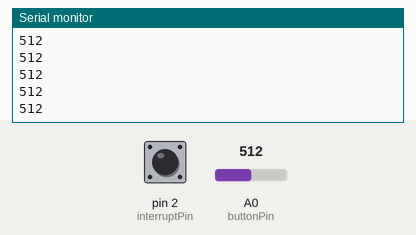
Bench run of a sketch on a simulated Arduino Uno, built with avr-gcc and run on an emulated ATmega328P. Shown: the last lines printed to the serial monitor. The inputs (shaded band) are chosen by the test bench; at power-on: pin 2 (interruptPin) LOW, A0 (buttonPin) = 512.

Above: at 1.2 s.
1.3 s: pin 2 (interruptPin) pulled HIGH for 0.15 s
3.0 s: A0 (buttonPin) set to 716
At 4.1 s:
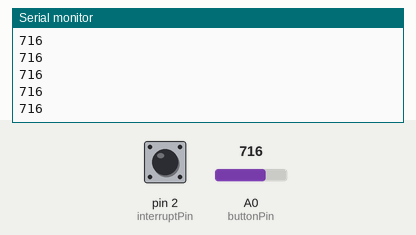
4.5 s: pin 2 (interruptPin) pulled HIGH for 1 s
7.0 s: A0 (buttonPin) set to 900
At 7.9 s:
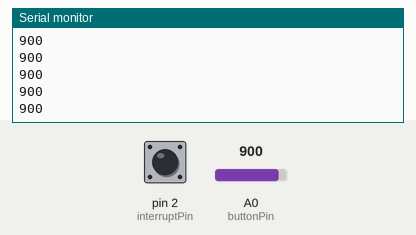
Timing chart, 0 to 9.5 s (numbered marks = the images above; inputs shaded):
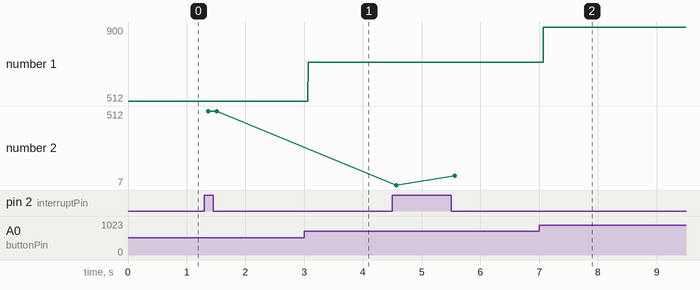

Measured:
- after the input at 3.0 s, the serial monitor: prints a new line after 0.07 s (image 1)
- after the input at 7.0 s, the serial monitor: prints a new line after 0.07 s (image 2)
- plotted number 1: 512 → 716 after the input at 3.0 s, 716 → 900 after the input at 7.0 s
- plotted number 2: 512 → 71 after the input at 4.5 s

The sketch:

sketch_may11a.ino
```cpp
#include "pitches.h"

//Melodies
 //Happy Birthday Melody
int happyBirthday[] = {
NOTE_D5, NOTE_D5, NOTE_E5, NOTE_D5, NOTE_G5, NOTE_FS5, NOTE_D5, NOTE_D5, NOTE_E5, NOTE_D5, NOTE_A5, NOTE_G5, NOTE_D5, NOTE_D5, NOTE_D6, NOTE_B5, NOTE_G5, NOTE_FS5, NOTE_E5, NOTE_C6, NOTE_C6, NOTE_B5, NOTE_G5, NOTE_A5, NOTE_G5};
int happyBirthdayNoteDurations[] = {
8, 8, 4, 4, 4, 2, 8, 8, 4, 4, 4, 2, 8, 8, 4, 4, 4, 4, 4, 8, 8, 4, 4, 4, 2,
};

int happyBirthdayModified[] = {
NOTE_D5, NOTE_D5, NOTE_E5, NOTE_D5, NOTE_E5, NOTE_FS5, NOTE_D5, NOTE_D5, NOTE_E5, NOTE_D5, NOTE_B5, NOTE_G5, NOTE_D5, NOTE_D5, NOTE_D6, NOTE_B5, NOTE_C5, NOTE_FS5, NOTE_E5, NOTE_C6, NOTE_C6, NOTE_B5, NOTE_G5, NOTE_G5, NOTE_G5};
int happyBirthdayModifiedNoteDurations[] = {
8, 8, 4, 4, 4, 2, 8, 8, 4, 4, 4, 2, 8, 8, 4, 4, 4, 4, 4, 8, 8, 4, 4, 4, 2,
};

 //Super Mario Bross Melody
int superMarioBross[] = {
  NOTE_E7, NOTE_E7, 0, NOTE_E7,
  0, NOTE_C7, NOTE_E7, 0,
  NOTE_G7, 0, 0,  0,
  NOTE_G6, 0, 0, 0,

  NOTE_C7, 0, 0, NOTE_G6,
  0, 0, NOTE_E6, 0,
  0, NOTE_A6, 0, NOTE_B6,
  0, NOTE_AS6, NOTE_A6, 0,

  NOTE_G6, NOTE_E7, NOTE_G7,
  NOTE_A7, 0, NOTE_F7, NOTE_G7,
  0, NOTE_E7, 0, NOTE_C7,
  NOTE_D7, NOTE_B6, 0, 0,

  NOTE_C7, 0, 0, NOTE_G6,
  0, 0, NOTE_E6, 0,
  0, NOTE_A6, 0, NOTE_B6,
  0, NOTE_AS6, NOTE_A6, 0,

  NOTE_G6, NOTE_E7, NOTE_G7,
  NOTE_A7, 0, NOTE_F7, NOTE_G7,
  0, NOTE_E7, 0, NOTE_C7,
  NOTE_D7, NOTE_B6, 0, 0
};

//Mario main theme tempo
int superMarioBrossNoteDurations[] = {
  12, 12, 12, 12,
  12, 12, 12, 12,
  12, 12, 12, 12,
  12, 12, 12, 12,

  12, 12, 12, 12,
  12, 12, 12, 12,
  12, 12, 12, 12,
  12, 12, 12, 12,

  9, 9, 9,
  12, 12, 12, 12,
  12, 12, 12, 12,
  12, 12, 12, 12,

  12, 12, 12, 12,
  12, 12, 12, 12,
  12, 12, 12, 12,
  12, 12, 12, 12,

  9, 9, 9,
  12, 12, 12, 12,
  12, 12, 12, 12,
  12, 12, 12, 12,
};

//By sohail8
//Coffin Dance Meme melody
int coffinDanceMeme[] = {
NOTE_AS4, NOTE_AS4, NOTE_AS4, NOTE_AS4,
NOTE_AS4, NOTE_AS4, NOTE_AS4, NOTE_AS4,
NOTE_AS4, NOTE_AS4, NOTE_AS4, NOTE_AS4,
NOTE_AS4, NOTE_AS4, NOTE_AS4, NOTE_AS4,
NOTE_AS4, NOTE_AS4, NOTE_AS4, NOTE_AS4,
NOTE_D5, NOTE_D5, NOTE_D5, NOTE_D5,
NOTE_C5, NOTE_C5, NOTE_C5, NOTE_C5,
NOTE_F5, NOTE_F5, NOTE_F5, NOTE_F5,
NOTE_G5, NOTE_G5, NOTE_G5, NOTE_G5,
NOTE_G5, NOTE_G5, NOTE_G5, NOTE_G5,
NOTE_G5, NOTE_G5, NOTE_G5, NOTE_G5,
NOTE_C5, NOTE_AS4, NOTE_A4, NOTE_F4,
NOTE_G4, 0, NOTE_G4, NOTE_D5,
NOTE_C5, 0, NOTE_AS4, 0,
NOTE_A4, 0, NOTE_A4, NOTE_A4,
NOTE_C5, 0, NOTE_AS4, NOTE_A4,
NOTE_G4,0, NOTE_G4, NOTE_AS5,
NOTE_A5, NOTE_AS5, NOTE_A5, NOTE_AS5,
NOTE_G4,0, NOTE_G4, NOTE_AS5,
NOTE_A5, NOTE_AS5, NOTE_A5, NOTE_AS5,
NOTE_G4, 0, NOTE_G4, NOTE_D5,
NOTE_C5, 0, NOTE_AS4, 0,
NOTE_A4, 0, NOTE_A4, NOTE_A4,
NOTE_C5, 0, NOTE_AS4, NOTE_A4,
NOTE_G4,0, NOTE_G4, NOTE_AS5,
NOTE_A5, NOTE_AS5, NOTE_A5, NOTE_AS5,
NOTE_G4,0, NOTE_G4, NOTE_AS5,
NOTE_A5, NOTE_AS5, NOTE_A5, NOTE_AS5};

int coffinDanceMemeNoteDurations[] = {
4,4,4,4,
4,4,4,4,
4,4,4,4,
4,4,4,4,
4,4,4,4,
4,4,4,4,
4,4,4,4,
4,4,4,4,
4,4,4,4,
4,4,4,4,
4,4,4,4,
4,4,4,4,
4,4,4,4,
4,4,4,4,
4,4,4,4,
4,4,4,4,
4,4,4,4,
4,4,4,4,
4,4,4,4,
4,4,4,4,
4,4,4,4,
4,4,4,4,
4,4,4,4,
4,4,4,4,
4,4,4,4,
4,4,4,4,
4,4,4,4,
4,4,4,4,
};

//ode to Joy melody
int odeToJoy[] = {
  NOTE_E4,  NOTE_E4,  NOTE_F4,  NOTE_G4,//1
  NOTE_G4,  NOTE_F4,  NOTE_E4,  NOTE_D4,
  NOTE_C4,  NOTE_C4,  NOTE_D4,  NOTE_E4,
  NOTE_E4, NOTE_D4,  NOTE_D4,
  NOTE_E4,  NOTE_E4,  NOTE_F4,  NOTE_G4,//4
  NOTE_G4,  NOTE_F4,  NOTE_E4,  NOTE_D4,
  NOTE_C4,  NOTE_C4,  NOTE_D4,  NOTE_E4,
  NOTE_D4,  NOTE_C4,  NOTE_C4,
  NOTE_D4,  NOTE_D4,  NOTE_E4,  NOTE_C4,//8
  NOTE_D4,  NOTE_E4,  NOTE_F4,  NOTE_E4, NOTE_C4,
  NOTE_D4,  NOTE_E4,  NOTE_F4,  NOTE_E4, NOTE_D4,
  NOTE_C4,  NOTE_D4,  NOTE_G3,
  NOTE_E4,  NOTE_E4,  NOTE_F4,  NOTE_G4,//12
  NOTE_G4,  NOTE_F4,  NOTE_E4,  NOTE_D4,
  NOTE_C4,  NOTE_C4,  NOTE_D4,  NOTE_E4,
  NOTE_D4,  NOTE_C4,  NOTE_C4,
};

int odeToJoyNoteDurations[] = {
  4,4,4,4,
  4,4,4,4,
  4,4,4,4,
  2,8,2,

  4,4,4,4,
  4,4,4,4,
  4,4,4,4,
  2,8,2,

  4,4,4,4,
  4,8,8,4,4,
  4,8,8,4,4,
  4,4,2,

  4,4,4,4,
  4,4,4,4,
  4,4,4,4,
  2,8,2,

};


//pin declarations
// int buttonPin[] = {4, 5, 6};
int buttonPin = A0;
int buzzerPin = 8;
int interruptPin = 2;

//Global variables
volatile int songSelect = 0;
long unsigned int lastPress = 0;
int debounceTime = 500;
volatile int thisNote = 0;
int happyBirthdayNoteCount = sizeof(happyBirthday)/sizeof(int);
int superMarioBrossNoteCount = sizeof(superMarioBross)/sizeof(int);
int coffinDanceMemeNoteCount = sizeof(coffinDanceMeme)/sizeof(int);
int odeToJoyNoteCount = sizeof(odeToJoy)/sizeof(int);
bool play = false;

void setup() {

  pinMode(buttonPin, INPUT);

  attachInterrupt(digitalPinToInterrupt(interruptPin), ISR_play_song, CHANGE);
Serial.begin(9600);

}

void loop() {
  // put your main code here, to run repeatedly:

  int buttonVal = analogRead(buttonPin);
      Serial.println(buttonVal);

  while(songSelect == 1 && thisNote < happyBirthdayNoteCount && play) {
    int noteDuration = 1500 / happyBirthdayNoteDurations[thisNote];

   tone(buzzerPin, happyBirthday[thisNote], noteDuration);
   int pauseBetweenNotes = noteDuration * 1.25;
   delay(pauseBetweenNotes);
   noTone(buzzerPin);
   thisNote++;
  }

  while(songSelect == 2 && thisNote < superMarioBrossNoteCount && play) {
    int noteDuration = 1000 / superMarioBrossNoteDurations[thisNote];

   tone(buzzerPin, superMarioBross[thisNote], noteDuration);
   int pauseBetweenNotes = noteDuration * 1.25;
   delay(pauseBetweenNotes);
   noTone(buzzerPin);
   thisNote++;
  }

  while(songSelect == 3 && thisNote < coffinDanceMemeNoteCount && play) {
    int noteDuration = 1000 / coffinDanceMemeNoteDurations[thisNote];

   tone(buzzerPin, coffinDanceMeme[thisNote], noteDuration);
   int pauseBetweenNotes = noteDuration * 1.25;
   delay(pauseBetweenNotes);
   noTone(buzzerPin);
   thisNote++;
  }

  while(songSelect == 4 && thisNote < odeToJoyNoteCount && play) {
    int noteDuration = 1000 / odeToJoyNoteDurations[thisNote];

   tone(buzzerPin, odeToJoy[thisNote], noteDuration);
   int pauseBetweenNotes = noteDuration * 1.25;
   delay(pauseBetweenNotes);
   noTone(buzzerPin);
   thisNote++;
  }


}


void ISR_play_song() {
  Serial.println("inside ISR");
  if((millis()-lastPress) > debounceTime) {
      lastPress = millis();

      thisNote = 0;

      int buttonVal = analogRead(buttonPin);
      Serial.println(buttonVal);

       if(buttonVal >= 1020 && songSelect < 4){
        songSelect++;
       }
       else if(buttonVal >= 990 && buttonVal <= 1010){
        // songSelect = 2;
        play = !play;
       }
       else if(buttonVal >= 900 && buttonVal <= 950 && songSelect > 1){
        songSelect--;
       }
       else {
        songSelect = 1;
       }
  }
}
```
